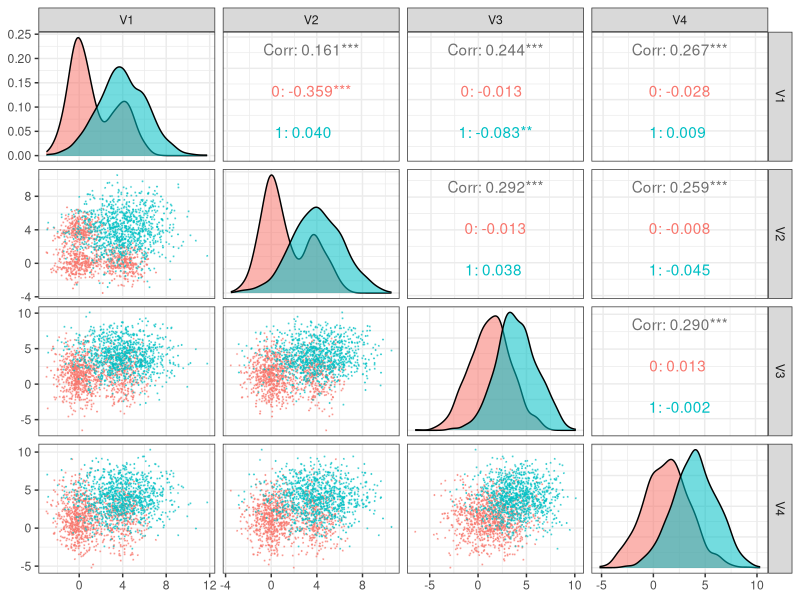
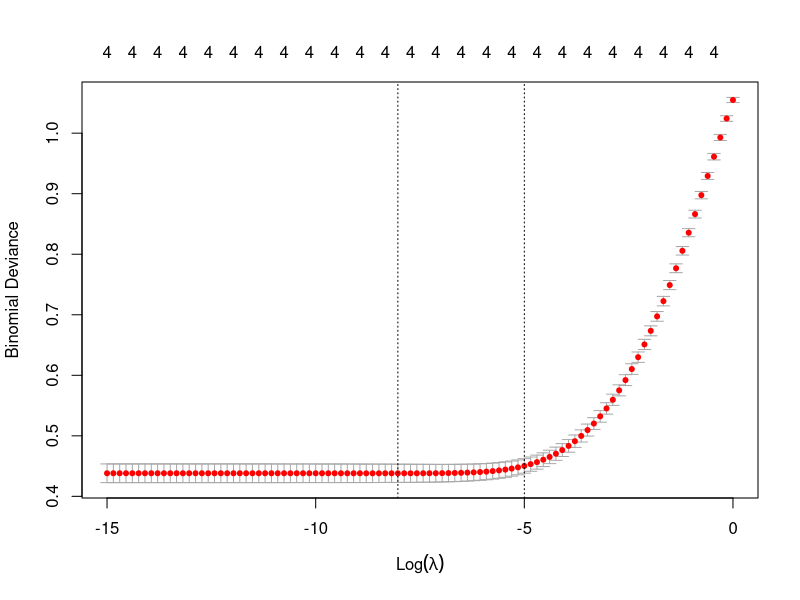
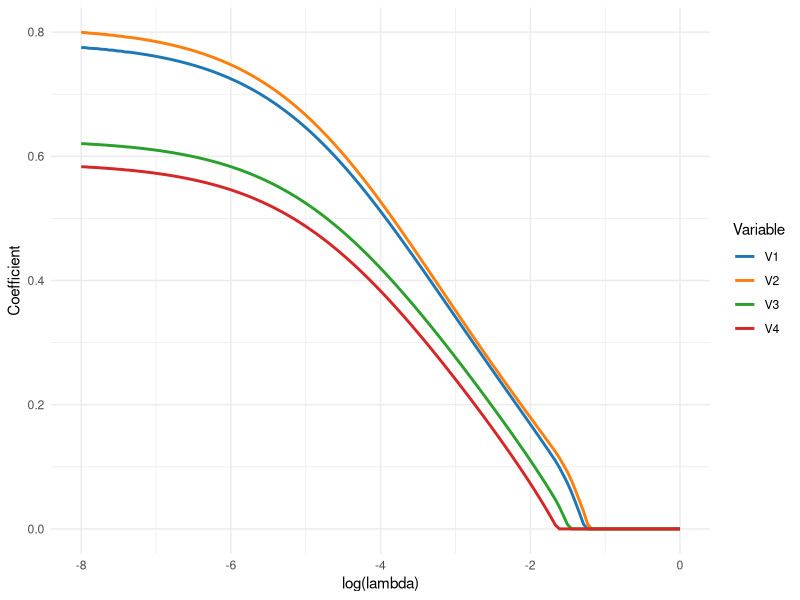
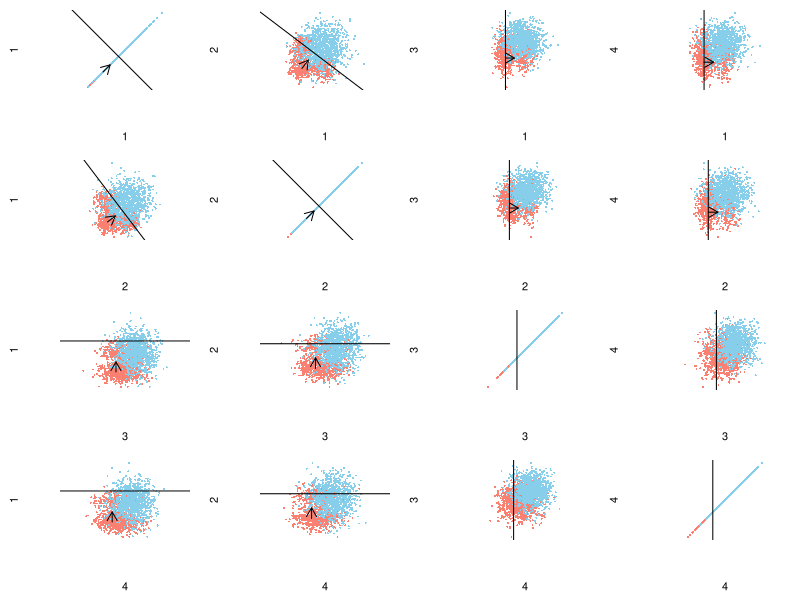

These figures' R source, in order:
## ---- chunk 1
library(tidyverse)
## ---- chunk 2
set.seed(1)
p <- 1/3
d <- 4
m <- p*d
s <- sqrt(1+p*(1-p)*d^2)
N <- 999
y <- rep(c(0,1),each=N)
X <- cbind(
 c(rnorm((1-p)*N,0),rnorm(p*N,d),rnorm(N,d,s)),
 c(rnorm(p*N,d),rnorm((1-p)*N,0),rnorm(N,d,s)),
 c(rnorm(N,m,s),rnorm(N,d,s)),
 c(rnorm(N,m,s),rnorm(N,d,s))
)
## ---- chunk 3
p <- GGally::ggpairs(bind_cols(class=factor(y),as_tibble(X)),
                     columns=2:5,
                     aes(colour=class,alpha=0.5),
                     progress=FALSE,
                     lower=list(continuous=GGally::wrap("points",size=0.1,alpha=0.5))) + theme_bw()
print(p)
## ---- chunk 4
ridge <- glmnet::cv.glmnet( # 
  X,y,family="binomial",alpha=0,
  lambda=exp(seq(-15,0,len=100))
)
plot(ridge) 
alasso <- glmnet::glmnet(
  X,y,family="binomial",alpha=1,
  penalty=(1/abs(coef(ridge,"lambda.1se"))[-1]),
  lambda=exp(seq(-8,0,len=150))
)
b2 <- with(alasso, min(lambda[df==2])) # best lambda at df=2
## ---- chunk 5
col <- 4
path <- alasso$beta %>% as.matrix() %>% t %>% 
  as_tibble() %>% mutate(lambda=alasso$lambda) %>% 
  gather(key=Variable,value=Coefficient,-(col+1)) %>%
  ggplot(aes(x=log(lambda),y=Coefficient,color=Variable)) + 
  geom_line(size=1) + theme_minimal() + 
  ggsci::scale_color_d3("category20")
print(path)
## ---- chunk 6
w <- coef(alasso,s=b2)
pal <- rep(c("salmon","skyblue"),each=N)
op <- par(mfrow=c(4,4),mai=c(0.6,0.6,0.1,0.1))
for(i in 1:4) for(j in 1:4) {
  amp <- sqrt(sum(w[c(i+1,j+1)]^2))
  plot(X[,c(i,j)],pch=16,asp=1,col=pal,cex=0.4,xlab=i,ylab=j,axes=FALSE)
  arrows(0,0,2*w[i+1]/amp,2*w[j+1]/amp,length=0.1)
  if(w[j+1]==0) {abline(v=0); next}
  abline(-w[1]/w[j+1],-w[i+1]/w[j+1])
}
par(op)
